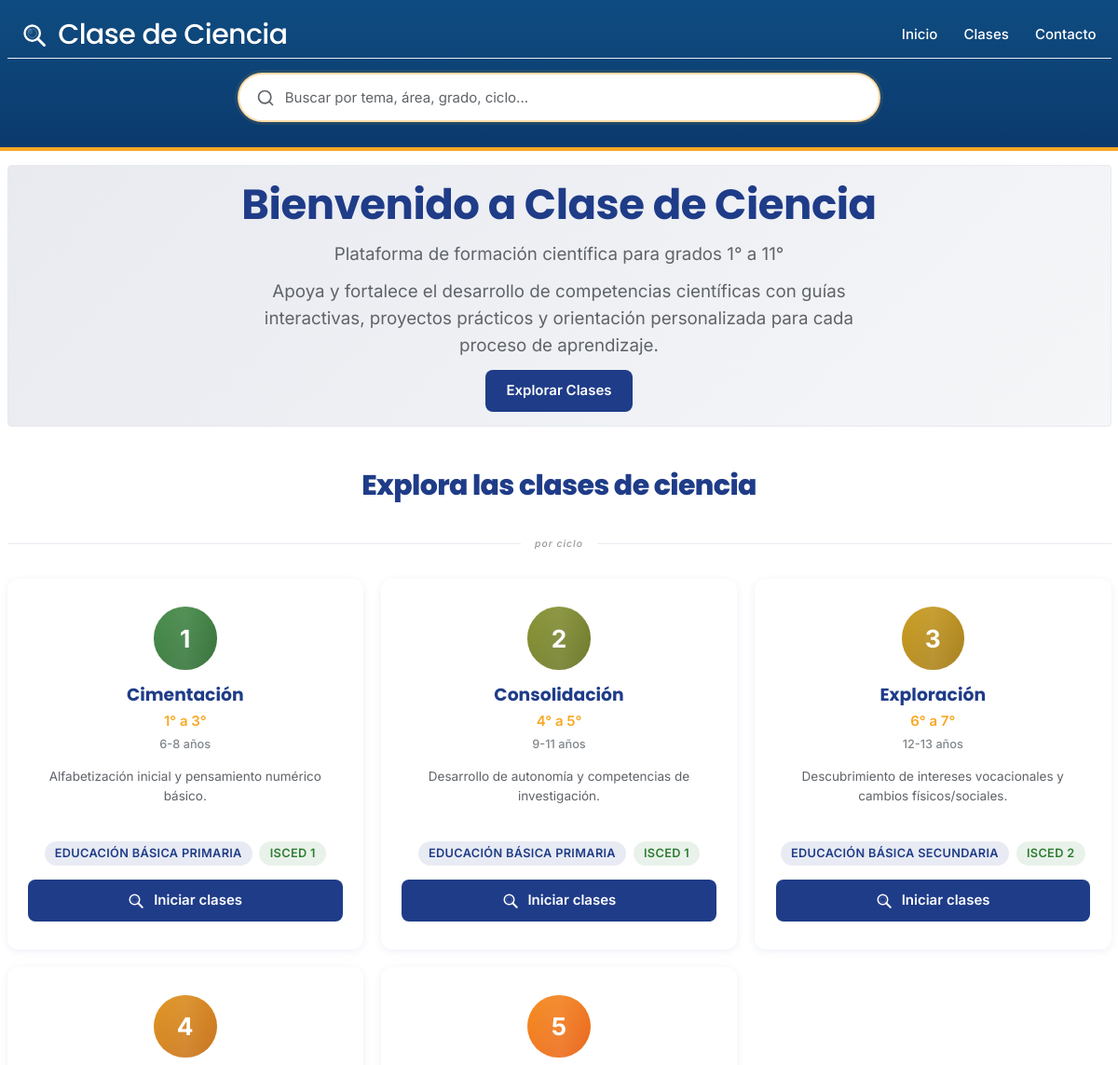
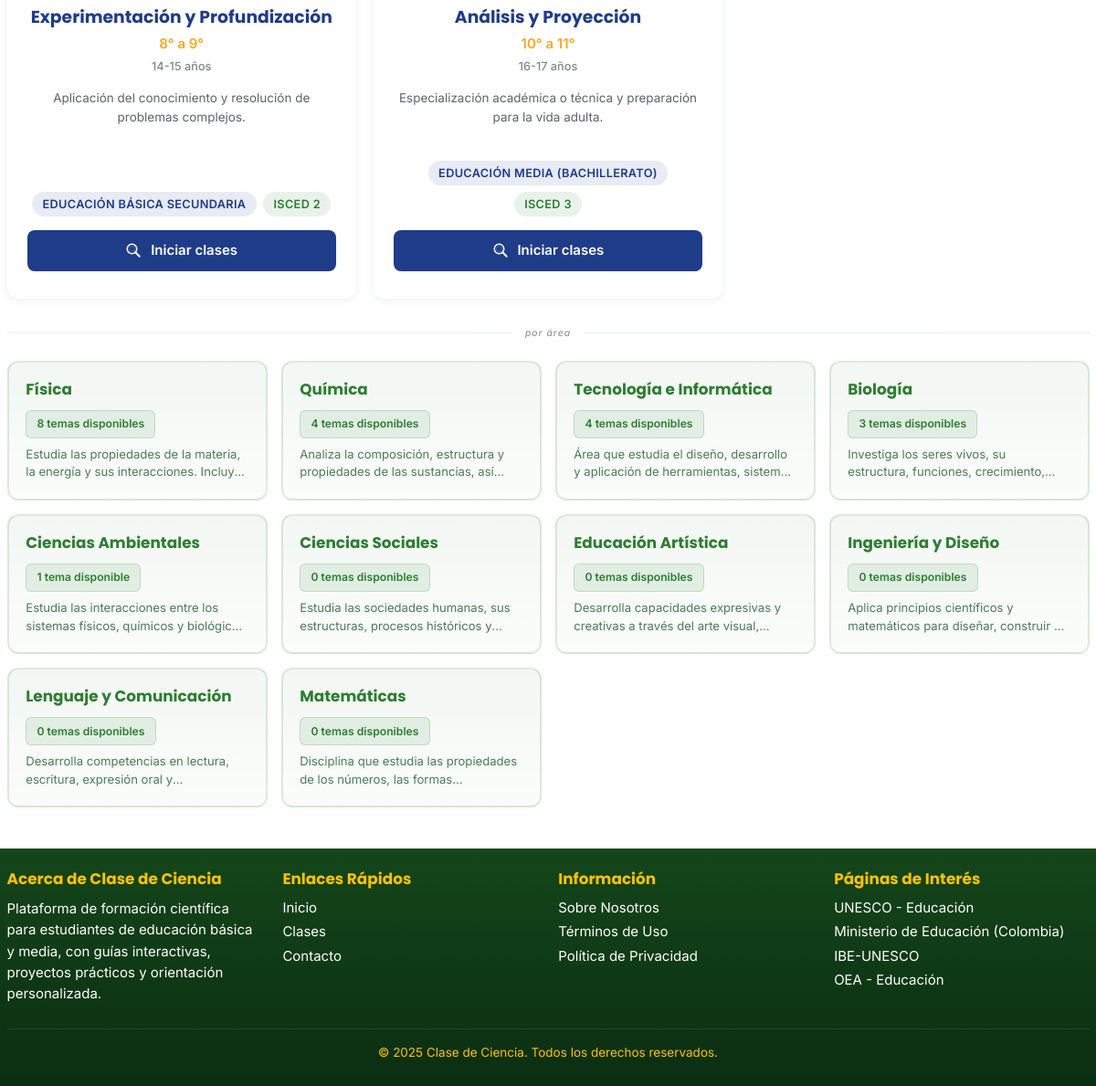
The page / on the database its author committed (2 pictures, top to bottom).
### tables this page shows
CREATE TABLE `ciclos` (
  `id` int(11) NOT NULL,
  `numero` int(11) NOT NULL COMMENT 'Número de ciclo (0-5)',
  `nombre` varchar(100) NOT NULL COMMENT 'Nombre del ciclo (ej: Exploración)',
  `slug` varchar(100) NOT NULL COMMENT 'URL-friendly identifier',
  `edad_min` int(11) NOT NULL COMMENT 'Edad mínima en años',
  `edad_max` int(11) NOT NULL COMMENT 'Edad máxima en años',
  `grados` longtext NOT NULL COMMENT 'Array JSON de grados (ej: [6,7])',
  `grados_texto` varchar(100) DEFAULT NULL COMMENT 'Representación textual de grados (ej: 6° a 7°)',
  `proposito` text NOT NULL COMMENT 'Propósito educativo del ciclo',
  `explicacion` text DEFAULT NULL COMMENT 'Explicación detallada del ciclo',
  `nivel_educativo` varchar(100) DEFAULT NULL COMMENT 'Equivalencia en sistema colombiano',
  `isced_level` varchar(20) DEFAULT NULL COMMENT 'Código UNESCO ISCED',
  `activo` tinyint(1) NOT NULL DEFAULT 1 COMMENT 'Si el ciclo está activo para uso',
  `orden` int(11) NOT NULL DEFAULT 0 COMMENT 'Orden de visualización'
);

CREATE TABLE `areas` (
  `id` int(11) NOT NULL,
  `nombre` varchar(80) NOT NULL,
  `slug` varchar(80) NOT NULL,
  `explicacion` text DEFAULT NULL
);

### includes/db-functions.php (called while the page is built, shortened)
<?php
function cdc_get_areas($pdo) {
    $stmt = $pdo->query("
        SELECT
            a.id,
            a.nombre,
            a.slug,
            a.explicacion,
            COUNT(DISTINCT c.id) AS total_proyectos
        FROM areas a
        LEFT JOIN clase_areas ca ON ca.area_id = a.id
        LEFT JOIN clases c ON c.id = ca.clase_id AND c.activo = 1
        GROUP BY a.id, a.nombre, a.slug, a.explicacion
        ORDER BY total_proyectos DESC, a.nombre
    ");
    $rows = $stmt->fetchAll();
    foreach ($rows as &$row) {
        $explicacion = $row['explicacion'] ?? '';
        if (!empty($explicacion)) {
            $sentences = preg_split('/(?<=[.!?])\s+/', $explicacion, 3);
            $resumen = isset($sentences[0]) && isset($sentences[1])
                ? $sentences[0] . ' ' . $sentences[1]
                : $sentences[0] ?? '';
            if (strlen($resumen) > 150) {
                $resumen = mb_substr($resumen, 0, 147) . '...';
            }
        } else {
            $row['descripcion'] = 'Explorar proyectos de ' . strtolower($row['nombre']);
        }
    }
    return $rows;
}
function cdc_get_ciclos($pdo, $activo_only = true) {
    try {
        $sql = "SELECT numero, nombre, slug, edad_min, edad_max, grados, grados_texto,
                       proposito, explicacion, nivel_educativo, isced_level, activo, orden
                FROM ciclos ";
        if ($activo_only) {
            $sql .= "WHERE activo = 1 ";
        }
        $sql .= "ORDER BY orden ASC, numero ASC";
        $stmt = $pdo->query($sql);
        $rows = $stmt->fetchAll();
        foreach ($rows as &$row) {
            $proposito = $row['proposito'] ?? '';
            if (!empty($proposito)) {
                $sentences = preg_split('/(?<=[.!?])\s+/', $proposito, 2);
            } else {
                $row['proposito_corto'] = '';
            }
        }
        return $rows;
    } catch (Exception $e) {
        error_log('Error en cdc_get_ciclos: ' . $e->getMessage());
        return [];
    }
}

### includes/functions.php (called while the page is built, shortened)
<?php
function h($string) {
    return htmlspecialchars($string, ENT_QUOTES, 'UTF-8');
}

### index.php (the view, shortened to what this page needs)
<?php
require_once 'config.php';
require_once 'includes/functions.php';
require_once 'includes/db-functions.php';
$areas = cdc_get_areas($pdo);
$ciclos = cdc_get_ciclos($pdo, true);
include 'includes/header.php';
?>
<div class="container">
    <section class="hero">
        <h2>Bienvenido a <?= SITE_NAME ?></h2>
        <p class="hero-subtitle">Plataforma de formación científica para grados 1° a 11°</p>
        <p>Apoya y fortalece el desarrollo de competencias científicas con guías interactivas, proyectos prácticos y orientación personalizada para cada proceso de aprendizaje.</p>
        <div class="hero-actions">
            <a href="/clases" class="btn btn-primary">Explorar Clases</a>
        </div>
    </section>
    <div class="explore-section">
        <h2 class="explore-main-title">Explora las clases de ciencia</h2>
        <section class="sections-overview">
            <div class="section-divider">
                <span>por ciclo</span>
            </div>
            <div class="ciclos-grid">
                <?php foreach ($ciclos as $c): ?>
                <article class="ciclo-card" data-ciclo="<?= h($c['numero']) ?>" data-href="/<?= h($c['slug']) ?>" tabindex="0" role="link">
                    <div class="ciclo-icon ciclo-<?= h($c['numero']) ?>">
                        <span class="ciclo-numero"><?= h($c['numero']) ?></span>
                    </div>
                    <div class="ciclo-header">
                        <h3 class="ciclo-nombre"><?= h($c['nombre']) ?></h3>
                        <p class="ciclo-grados"><?= h($c['grados_texto']) ?></p>
                        <span class="ciclo-edad"><?= h($c['edad_min']) ?>-<?= h($c['edad_max']) ?> años</span>
                    </div>
                    <p class="ciclo-proposito"><?= h($c['proposito']) ?></p>
                    <div class="ciclo-meta">
                        <span class="badge badge-nivel"><?= h($c['nivel_educativo']) ?></span>
                        <?php if (!empty($c['isced_level'])): ?>
                        <span class="badge badge-isced"><?= h($c['isced_level']) ?></span>
                        <?php endif; ?>
                    </div>
                    <div class="ciclo-footer">
                        <a href="/<?= h($c['slug']) ?>" class="btn btn-primary">
                            Iniciar clases
                        </a>
                    </div>
                </article>
                <?php endforeach; ?>
            </div>
        </section>
        <section class="areas-section">
            <div class="section-divider">
                <span>por área</span>
            </div>
            <div class="areas-grid">
            <?php foreach ($areas as $a): ?>
            <a href="/<?= h($a['slug']) ?>" class="area-card-simple">
                <div class="area-card-header">
                    <h3 class="area-nombre"><?= h($a['nombre']) ?></h3>
                </div>
                <span class="area-contador"><?= h($a['total_proyectos']) ?> <?= $a['total_proyectos'] == 1 ? 'tema disponible' : 'temas disponibles' ?></span>
                <?php if (!empty($a['descripcion'])): ?>
                <p class="area-descripcion"><?= h($a['descripcion']) ?></p>
                <?php endif; ?>
            </a>
            <?php endforeach; ?>
        </div>
    </section>
    </div>
</div>
<?php include 'includes/footer.php'; ?>

### rows shown on the page
ciclos: numero "1", nombre "Cimentación", grados_texto "1° a 3°", edad_min "6", edad_max "8", proposito "Alfabetización inicial y pensamiento numérico básico.", nivel_educativo "EDUCACIÓN BÁSICA PRIMARIA", isced_level "ISCED 1"
ciclos: numero "2", nombre "Consolidación", grados_texto "4° a 5°", edad_min "9", edad_max "11", proposito "Desarrollo de autonomía y competencias de investigación.", nivel_educativo "EDUCACIÓN BÁSICA PRIMARIA", isced_level "ISCED 1"
ciclos: numero "3", nombre "Exploración", grados_texto "6° a 7°", edad_min "12", edad_max "13", proposito "Descubrimiento de intereses vocacionales y cambios físicos/sociales.", nivel_educativo "EDUCACIÓN BÁSICA SECUNDARIA", isced_level "ISCED 2"
ciclos: numero "4", nombre "Experimentación y Profundización", grados_texto "8° a 9°", edad_min "14", edad_max "15", proposito "Aplicación del conocimiento y resolución de problemas complejos.", nivel_educativo "EDUCACIÓN BÁSICA SECUNDARIA", isced_level "ISCED 2"
ciclos: numero "5", nombre "Análisis y Proyección", grados_texto "10° a 11°", edad_min "16", edad_max "17", proposito "Especialización académica o técnica y preparación para la vida adulta.", nivel_educativo "EDUCACIÓN MEDIA (BACHILLERATO)", isced_level "ISCED 3"
areas: nombre "Física", total_proyectos "8", shows "temas disponibles", descripcion "Estudia las propiedades de la materia, la energía y sus interacciones.…"
areas: nombre "Química", total_proyectos "4", shows "temas disponibles", descripcion "Analiza la composición, estructura y propiedades de las sustancias,…"
areas: nombre "Tecnología e Informática", total_proyectos "4", shows "temas disponibles", descripcion "Área que estudia el diseño, desarrollo y aplicación de herramientas,…"
areas: nombre "Biología", total_proyectos "3", shows "temas disponibles", descripcion "Investiga los seres vivos, su estructura, funciones,…"
areas: nombre "Ciencias Ambientales", total_proyectos "1", shows "tema disponible", descripcion "Estudia las interacciones entre los sistemas físicos, químicos y…"
areas: nombre "Ciencias Sociales", total_proyectos "0", shows "temas disponibles", descripcion "Estudia las sociedades humanas, sus estructuras, procesos históricos…"
areas: nombre "Educación Artística", total_proyectos "0", shows "temas disponibles", descripcion "Desarrolla capacidades expresivas y creativas a través del arte…"
areas: nombre "Ingeniería y Diseño", total_proyectos "0", shows "temas disponibles", descripcion "Aplica principios científicos y matemáticos para diseñar, construir…"
areas: nombre "Lenguaje y Comunicación", total_proyectos "0", shows "temas disponibles", descripcion "Desarrolla competencias en lectura, escritura, expresión oral…"
areas: nombre "Matemáticas", total_proyectos "0", shows "temas disponibles", descripcion "Disciplina que estudia las propiedades de los números, las…"

### other values the page prints
SITE_NAME "Clase de Ciencia"
